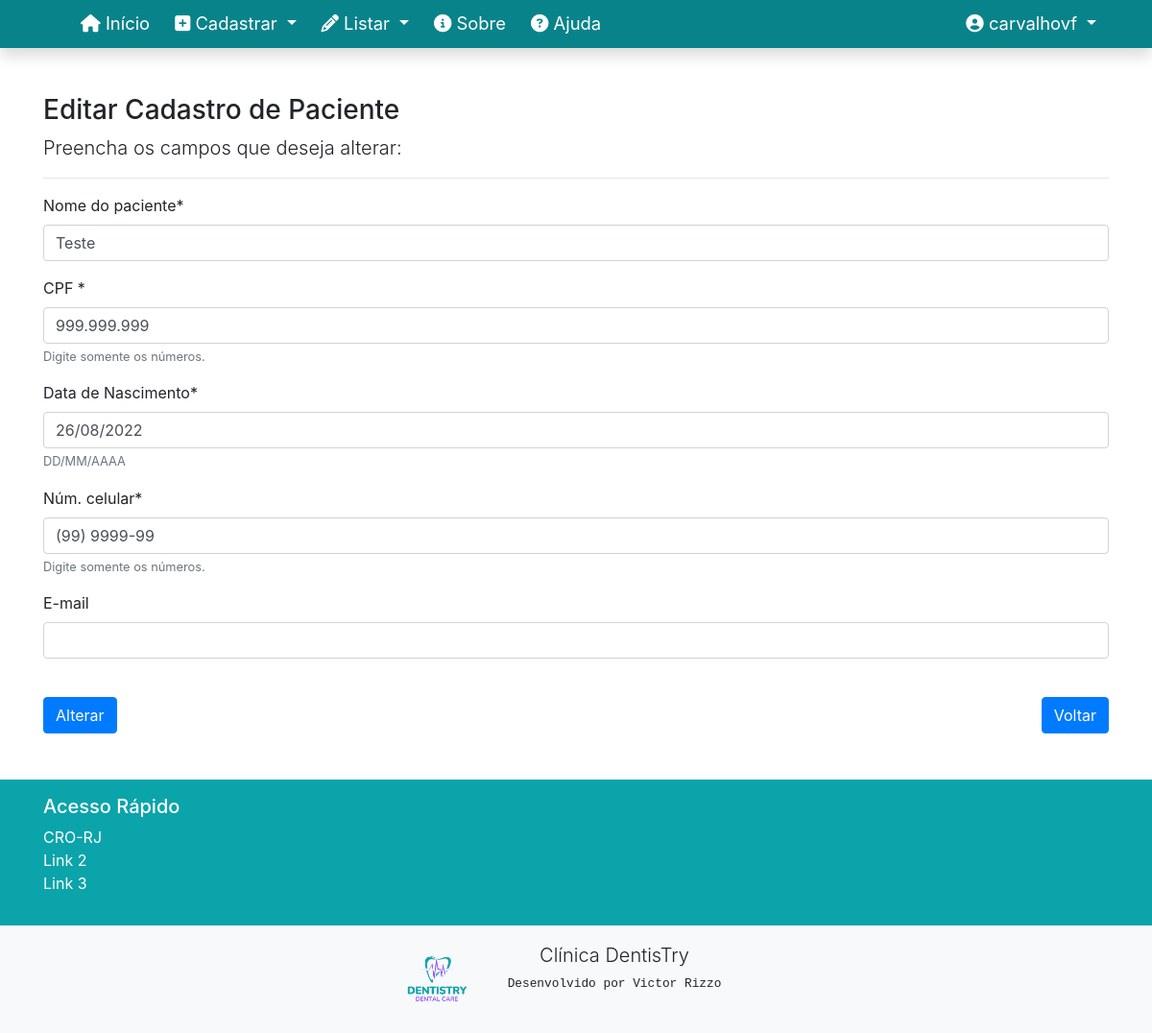
The page /editar/paciente/3 (signed in) on the database as committed earlier.
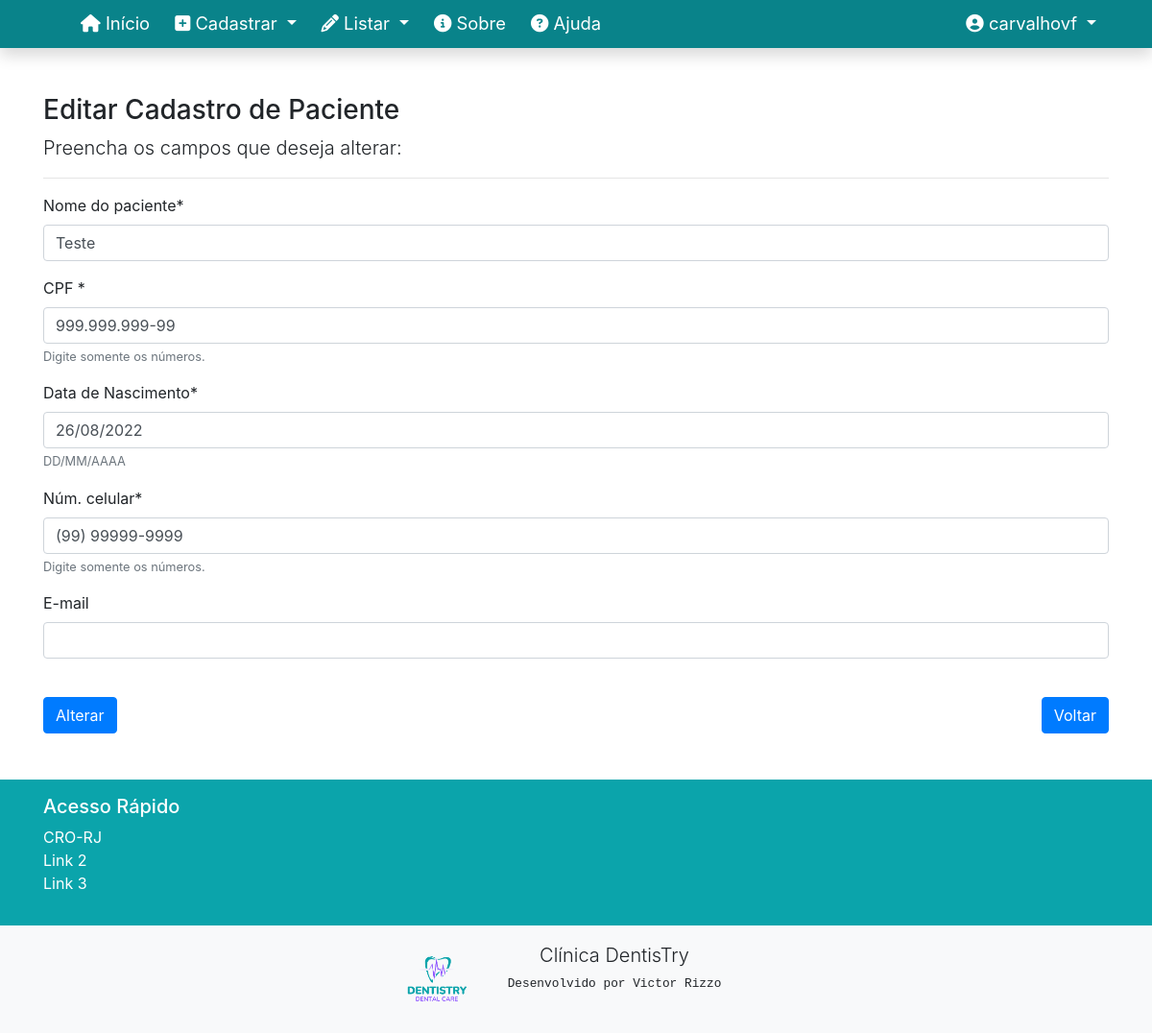
The same page on the database as committed later.
### agendamentos/models.py (models this page shows, shortened)
class Paciente(models.Model):
    nome = models.CharField('Nome do paciente', max_length=250)
    cpf = models.CharField('CPF ', max_length=14, help_text="Digite somente os números.")
    email = models.CharField('E-mail', max_length=250, null=True, blank=True)
    data_nascimento = models.DateField('Data de Nascimento', help_text="DD/MM/AAAA")
    celular = models.CharField('Núm. celular', max_length=250, help_text="Digite somente os números.")
    arquivo = models.FileField(upload_to='pdf/')
    atualizado_em = models.DateTimeField('Atualizado em', auto_now=True)
    class Meta:
        verbose_name = 'Paciente'
        verbose_name_plural = 'Pacientes'

### agendamentos/views.py (the view)
# urls.py: path('editar/paciente/<int:pk>', PacienteUpdate.as_view(), name='editar-paciente'),
class PacienteUpdate(LoginRequiredMixin, UpdateView):
    login_url = reverse_lazy('login')
    model = Paciente
    fields = ['nome', 'cpf', 'data_nascimento', 'celular', 'email']
    template_name = 'cadastros/form-alterar.html'
    success_url = reverse_lazy('listar-pacientes')
    def get_context_data(self, *args, **kwargs):
        context = super().get_context_data(*args, **kwargs)
        context['titulo'] = "Editar Cadastro de Paciente"
        return context

### agendamentos/templates/cadastros/form-alterar.html (shortened to what this page needs)
{% extends 'paginas/modelo-agendamento.html' %}
{% load static %}
{% load crispy_forms_tags %}
{% block conteudo %}
<h3>{{ titulo }}</h3>
<p class="lead">
    Preencha os campos que deseja alterar:
</p>
<hr>
<form action="" method="POST">
    {{ form|crispy }}
    <button type="submit" class="btn btn-primary mt-4">Alterar</button>
    <a href="{% url 'listar-pacientes' %}" class="btn btn-primary mt-4 float-right">Voltar</a>
</form>
{% endblock %}

Rows that differ between the two databases and show on the page:
changed Paciente "Teste": cpf "999.999.999" → "999.999.999-99"; celular "(99) 9999-99" → "(99) 99999-9999"
